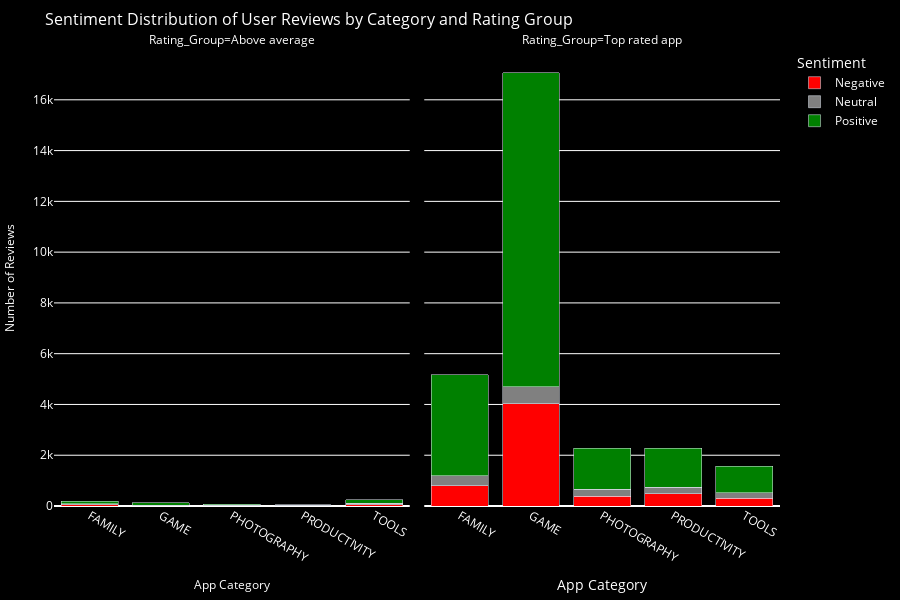

Write notebook code for a chart like this one.
### Code cell
fig_t1 = px.bar(
    sentiment_counts, 
    x="Category", 
    y="Count", 
    color="Sentiment", 
    barmode="stack",
    facet_col="Rating_Group",
    title="Sentiment Distribution of User Reviews by Category and Rating Group",
    labels={"Category": "App Category", "Count": "Number of Reviews"},
    color_discrete_map={"Positive": "green", "Neutral": "gray", "Negative": "red"},
    width=900,
    height=500
)

fig_t1.update_layout(
    autosize=True,  # Allow automatic resizing
    plot_bgcolor='black',
    paper_bgcolor='black',
    font_color='white',
    title_font={'size': 16},
    xaxis=dict(title_font={'size': 12}),
    yaxis=dict(title_font={'size': 12}),
    margin=dict(l=10, r=10, t=50, b=10),
    height=600  # Increased height to avoid cramping
)
# Save the visualization as an HTML file
save_plot_as_html(fig_t1, "Sentiment_Distribution.html", "Sentiment distribution varies significantly across rating groups and categories.")
fig_t1.show()

### Figure 1 — Plotly figure (JSON) as saved in the notebook; plotly's stock layout.template omitted (floating-point values rounded to 4 significant figures)
{"data": [{"alignmentgroup": "True", "hovertemplate": "Sentiment=Negative<br>Rating_Group=Above average<br>App Category=%{x}<br>Number of Reviews=%{y}<extra></extra>", "legendgroup": "Negative", "marker": {"color": "red", "pattern": {"shape": ""}}, "name": "Negative", "offsetgroup": "Negative", "orientation": "v", "showlegend": true, "textposition": "auto", "type": "bar", "x": ["FAMILY", "GAME", "PHOTOGRAPHY", "PRODUCTIVITY", "TOOLS"], "xaxis": "x", "y": [59, 18, 11, 17, 53], "yaxis": "y"}, {"alignmentgroup": "True", "hovertemplate": "Sentiment=Negative<br>Rating_Group=Top rated app<br>App Category=%{x}<br>Number of Reviews=%{y}<extra></extra>", "legendgroup": "Negative", "marker": {"color": "red", "pattern": {"shape": ""}}, "name": "Negative", "offsetgroup": "Negative", "orientation": "v", "showlegend": false, "textposition": "auto", "type": "bar", "x": ["FAMILY", "GAME", "PHOTOGRAPHY", "PRODUCTIVITY", "TOOLS"], "xaxis": "x2", "y": [803, 4028, 390, 486, 303], "yaxis": "y2"}, {"alignmentgroup": "True", "hovertemplate": "Sentiment=Neutral<br>Rating_Group=Above average<br>App Category=%{x}<br>Number of Reviews=%{y}<extra></extra>", "legendgroup": "Neutral", "marker": {"color": "gray", "pattern": {"shape": ""}}, "name": "Neutral", "offsetgroup": "Neutral", "orientation": "v", "showlegend": true, "textposition": "auto", "type": "bar", "x": ["FAMILY", "GAME", "PHOTOGRAPHY", "PRODUCTIVITY", "TOOLS"], "xaxis": "x", "y": [25, 9, 9, 7, 56], "yaxis": "y"}, {"alignmentgroup": "True", "hovertemplate": "Sentiment=Neutral<br>Rating_Group=Top rated app<br>App Category=%{x}<br>Number of Reviews=%{y}<extra></extra>", "legendgroup": "Neutral", "marker": {"color": "gray", "pattern": {"shape": ""}}, "name": "Neutral", "offsetgroup": "Neutral", "orientation": "v", "showlegend": false, "textposition": "auto", "type": "bar", "x": ["FAMILY", "GAME", "PHOTOGRAPHY", "PRODUCTIVITY", "TOOLS"], "xaxis": "x2", "y": [392, 666, 263, 244, 215], "yaxis": "y2"}, {"alignmentgroup": "True", "hovertemplate": "Sentiment=Positive<br>Rating_Group=Above average<br>App Category=%{x}<br>Number of Reviews=%{y}<extra></extra>", "legendgroup": "Positive", "marker": {"color": "green", "pattern": {"shape": ""}}, "name": "Positive", "offsetgroup": "Positive", "orientation": "v", "showlegend": true, "textposition": "auto", "type": "bar", "x": ["FAMILY", "GAME", "PHOTOGRAPHY", "PRODUCTIVITY", "TOOLS"], "xaxis": "x", "y": [99, 95, 40, 19, 128], "yaxis": "y"}, {"alignmentgroup": "True", "hovertemplate": "Sentiment=Positive<br>Rating_Group=Top rated app<br>App Category=%{x}<br>Number of Reviews=%{y}<extra></extra>", "legendgroup": "Positive", "marker": {"color": "green", "pattern": {"shape": ""}}, "name": "Positive", "offsetgroup": "Positive", "orientation": "v", "showlegend": false, "textposition": "auto", "type": "bar", "x": ["FAMILY", "GAME", "PHOTOGRAPHY", "PRODUCTIVITY", "TOOLS"], "xaxis": "x2", "y": [3975, 12370, 1621, 1544, 1039], "yaxis": "y2"}], "layout": {"annotations": [{"font": {}, "showarrow": false, "text": "Rating_Group=Above average", "x": 0.245, "xanchor": "center", "xref": "paper", "y": 1, "yanchor": "bottom", "yref": "paper"}, {"font": {}, "showarrow": false, "text": "Rating_Group=Top rated app", "x": 0.755, "xanchor": "center", "xref": "paper", "y": 1, "yanchor": "bottom", "yref": "paper"}], "autosize": true, "barmode": "stack", "font": {"color": "white"}, "height": 600, "legend": {"title": {"text": "Sentiment"}, "tracegroupgap": 0}, "margin": {"b": 10, "l": 10, "r": 10, "t": 50}, "paper_bgcolor": "black", "plot_bgcolor": "black", "title": {"font": {"size": 16}, "text": "Sentiment Distribution of User Reviews by Category and Rating Group"}, "width": 900, "xaxis": {"anchor": "y", "domain": [0, 0.49], "title": {"font": {"size": 12}, "text": "App Category"}}, "xaxis2": {"anchor": "y2", "domain": [0.51, 1], "matches": "x", "title": {"text": "App Category"}}, "yaxis": {"anchor": "x", "domain": [0, 1], "title": {"font": {"size": 12}, "text": "Number of Reviews"}}, "yaxis2": {"anchor": "x2", "domain": [0, 1], "matches": "y", "showticklabels": false}}}
